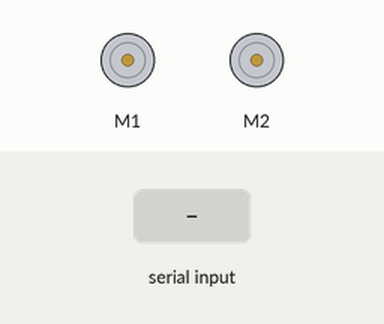
Bench run of a sketch on a simulated Arduino Uno, built with avr-gcc and run on an emulated ATmega328P. Shown: 2 × DC motor (green arrow = forward, orange = backward, longer = faster). Inputs (shaded band) come from the test bench.

Above: at 2.7 s.
2.8 s: "F" received over Serial
At 4.0 s:
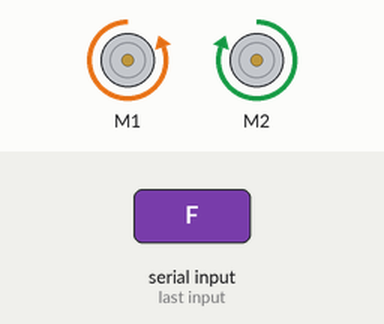
4.3 s: "B" received over Serial
At 5.1 s:
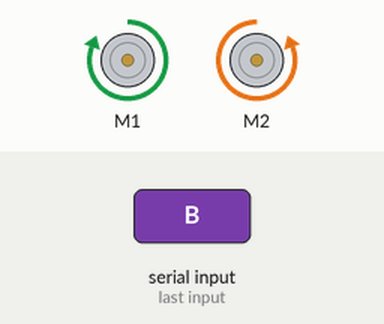
5.8 s: "L" received over Serial
At 6.3 s:
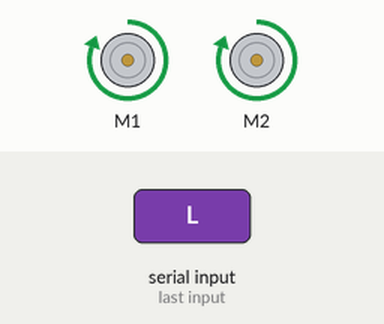
7.3 s: "R" received over Serial
At 8.5 s:
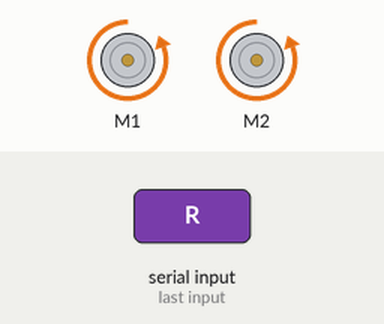
8.8 s: "S" received over Serial
At 9.8 s:
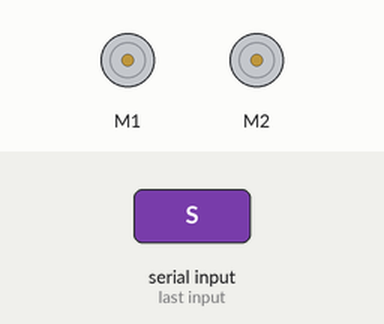
Timing chart, 0 to 11.3 s (numbered marks = the images above; inputs shaded):
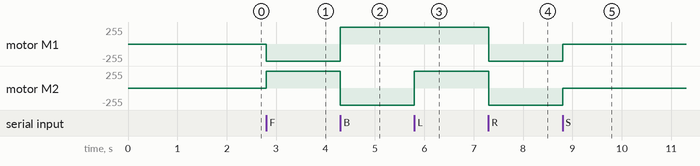

The sketch:

movement_mbot.ino
```cpp
#include <Arduino.h>
#include <MeMCore.h>

MeUltrasonicSensor ultraSonic(PORT_3);
MeDCMotor motor_left(M1);
MeDCMotor motor_right(M2);

void setup() {
  Serial.begin(9600); // Adjust the baud rate if needed
}

void loop() {
  if (Serial.available() > 0) {
    char command = Serial.read();

    switch (command) {
      case 'F': // Move forward
        motor_left.run(-255);
        motor_right.run(255);
        break;
      case 'B': // Move backward
        motor_left.run(255);
        motor_right.run(-255);
        break;
      case 'L': // Turn left
        motor_left.run(255);
        motor_right.run(255);
        break;
      case 'R': // Turn right
        motor_left.run(-255);
        motor_right.run(-255);
        break;
      case 'S': // Stop
        motor_left.run(0);
        motor_right.run(0);
        break;
      case 'U': // Ultrasonic
        float distance = ultraSonic.distanceCm();
        Serial.println(distance);

    }
  }
}
```

Measured:
- after the input at 2.8 s, motor M1: stopped → backward 255/255 at once; motor M2: stopped → forward 255/255 at once
- after the input at 4.3 s, motor M1: backward 255/255 → forward 255/255 at once; motor M2: forward 255/255 → backward 255/255 at once
- after the input at 5.8 s, motor M2: backward 255/255 → forward 255/255 at once
- after the input at 7.3 s, motor M1, motor M2: forward 255/255 → backward 255/255 at once
- after the input at 8.8 s, motor M1, motor M2: backward 255/255 → stopped at once
